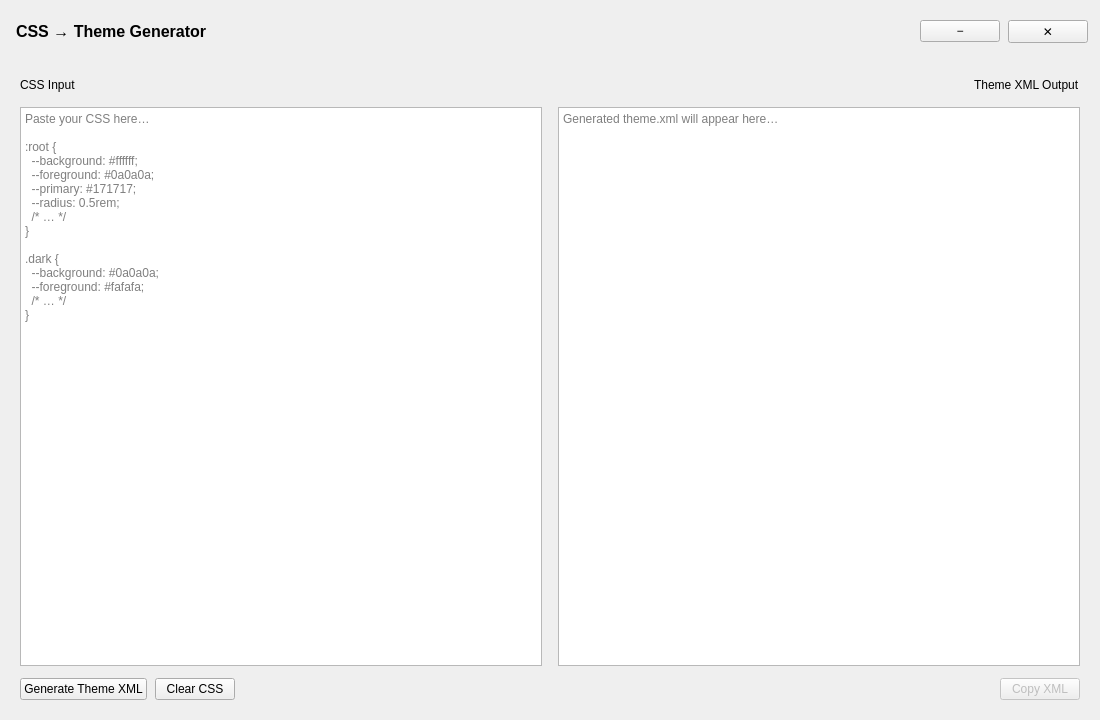
<?xml version="1.0" encoding="UTF-8"?>
<ui version="4.0">
 <class>MainWindow</class>
 <widget class="QMainWindow" name="MainWindow">
  <property name="geometry">
   <rect>
    <x>0</x>
    <y>0</y>
    <width>1100</width>
    <height>720</height>
   </rect>
  </property>
  <property name="windowTitle">
   <string>QtShadcn — CSS → Theme Generator</string>
  </property>
  <widget class="QWidget" name="centralWidget">
   <layout class="QVBoxLayout" name="rootLayout">
    <property name="spacing">
     <number>0</number>
    </property>
    <property name="leftMargin">
     <number>0</number>
    </property>
    <property name="topMargin">
     <number>0</number>
    </property>
    <property name="rightMargin">
     <number>0</number>
    </property>
    <property name="bottomMargin">
     <number>0</number>
    </property>
    <item>
     <widget class="QFrame" name="topBarFrame">
      <property name="minimumSize">
       <size>
        <width>0</width>
        <height>63</height>
       </size>
      </property>
      <property name="maximumSize">
       <size>
        <width>16777215</width>
        <height>63</height>
       </size>
      </property>
      <property name="frameShape">
       <enum>QFrame::Shape::NoFrame</enum>
      </property>
      <layout class="QHBoxLayout" name="topBarLayout">
       <property name="spacing">
        <number>8</number>
       </property>
       <property name="leftMargin">
        <number>16</number>
       </property>
       <property name="topMargin">
        <number>0</number>
       </property>
       <property name="rightMargin">
        <number>12</number>
       </property>
       <property name="bottomMargin">
        <number>0</number>
       </property>
       <item>
        <widget class="QLabel" name="appTitle">
         <property name="styleSheet">
          <string notr="true">font: 12pt ;
font-weight: 600;</string>
         </property>
         <property name="text">
          <string>CSS → Theme Generator</string>
         </property>
        </widget>
       </item>
       <item>
        <spacer name="topBarSpacer">
         <property name="orientation">
          <enum>Qt::Orientation::Horizontal</enum>
         </property>
         <property name="sizeHint" stdset="0">
          <size>
           <width>40</width>
           <height>20</height>
          </size>
         </property>
        </spacer>
       </item>
       <item>
        <widget class="QPushButton" name="btnMinimize">
         <property name="toolTip">
          <string>Minimize</string>
         </property>
         <property name="text">
          <string>−</string>
         </property>
        </widget>
       </item>
       <item>
        <widget class="QPushButton" name="btnClose">
         <property name="toolTip">
          <string>Close</string>
         </property>
         <property name="text">
          <string>✕</string>
         </property>
        </widget>
       </item>
      </layout>
     </widget>
    </item>
    <item>
     <layout class="QVBoxLayout" name="contentLayout">
      <property name="spacing">
       <number>12</number>
      </property>
      <property name="leftMargin">
       <number>20</number>
      </property>
      <property name="topMargin">
       <number>12</number>
      </property>
      <property name="rightMargin">
       <number>20</number>
      </property>
      <property name="bottomMargin">
       <number>20</number>
      </property>
      <item>
       <layout class="QHBoxLayout" name="headersLayout">
        <property name="spacing">
         <number>16</number>
        </property>
        <item>
         <widget class="QLabel" name="labelCss">
          <property name="text">
           <string>CSS Input</string>
          </property>
         </widget>
        </item>
        <item>
         <spacer name="headerMidSpacer">
          <property name="orientation">
           <enum>Qt::Orientation::Horizontal</enum>
          </property>
          <property name="sizeHint" stdset="0">
           <size>
            <width>40</width>
            <height>20</height>
           </size>
          </property>
         </spacer>
        </item>
        <item>
         <widget class="QLabel" name="labelOutput">
          <property name="text">
           <string>Theme XML Output</string>
          </property>
         </widget>
        </item>
       </layout>
      </item>
      <item>
       <layout class="QHBoxLayout" name="columnsLayout">
        <property name="spacing">
         <number>16</number>
        </property>
        <item>
         <widget class="QPlainTextEdit" name="cssInput">
          <property name="placeholderText">
           <string>Paste your CSS here…

:root {
  --background: #ffffff;
  --foreground: #0a0a0a;
  --primary: #171717;
  --radius: 0.5rem;
  /* … */
}

.dark {
  --background: #0a0a0a;
  --foreground: #fafafa;
  /* … */
}</string>
          </property>
         </widget>
        </item>
        <item>
         <widget class="QPlainTextEdit" name="xmlOutput">
          <property name="readOnly">
           <bool>true</bool>
          </property>
          <property name="placeholderText">
           <string>Generated theme.xml will appear here…</string>
          </property>
         </widget>
        </item>
       </layout>
      </item>
      <item>
       <layout class="QHBoxLayout" name="actionLayout">
        <property name="spacing">
         <number>8</number>
        </property>
        <item>
         <widget class="QPushButton" name="btnGenerate">
          <property name="toolTip">
           <string>Parse the CSS and generate the QtShadcn theme XML</string>
          </property>
          <property name="text">
           <string>Generate Theme XML</string>
          </property>
         </widget>
        </item>
        <item>
         <widget class="QPushButton" name="btnClearCss">
          <property name="toolTip">
           <string>Clear the CSS input area</string>
          </property>
          <property name="text">
           <string>Clear CSS</string>
          </property>
         </widget>
        </item>
        <item>
         <spacer name="actionSpacer">
          <property name="orientation">
           <enum>Qt::Orientation::Horizontal</enum>
          </property>
          <property name="sizeHint" stdset="0">
           <size>
            <width>40</width>
            <height>20</height>
           </size>
          </property>
         </spacer>
        </item>
        <item>
         <widget class="QLabel" name="statusLabel">
          <property name="text">
           <string/>
          </property>
          <property name="alignment">
           <set>Qt::AlignmentFlag::AlignRight|Qt::AlignmentFlag::AlignTrailing|Qt::AlignmentFlag::AlignVCenter</set>
          </property>
         </widget>
        </item>
        <item>
         <widget class="QPushButton" name="btnCopyXml">
          <property name="enabled">
           <bool>false</bool>
          </property>
          <property name="toolTip">
           <string>Copy the generated XML to the clipboard</string>
          </property>
          <property name="text">
           <string>Copy XML</string>
          </property>
         </widget>
        </item>
       </layout>
      </item>
     </layout>
    </item>
   </layout>
  </widget>
 </widget>
 <resources/>
 <connections/>
</ui>
